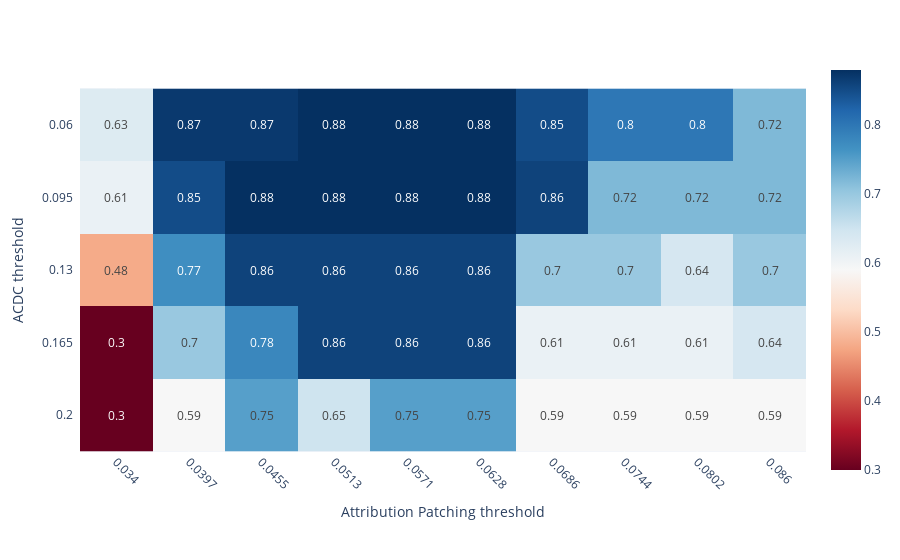

This figure's notebook cell:
### Code cell
fig = px.imshow(
    ydf,
    text_auto=True,
    color_continuous_scale="RdBu",
    labels=dict(x="Attribution Patching threshold", y="ACDC threshold"),
    )

fig.update_xaxes(tickangle = 45)
fig.update_yaxes(ticksuffix = '  ')
fig.show()

### Figure 1 — Plotly figure (JSON) as saved in the notebook; plotly's stock layout.template omitted (floating-point values rounded to 4 significant figures)
{"data": [{"coloraxis": "coloraxis", "hovertemplate": "Attribution Patching threshold: %{x}<br>ACDC threshold: %{y}<br>color: %{z}<extra></extra>", "name": "0", "texttemplate": "%{z}", "type": "heatmap", "x": ["0.034", "0.0397", "0.0455", "0.0513", "0.0571", "0.0628", "0.0686", "0.0744", "0.0802", "0.086"], "xaxis": "x", "y": ["0.06", "0.095", "0.13", "0.165", "0.2"], "yaxis": "y", "z": [[0.63, 0.87, 0.87, 0.88, 0.88, 0.88, 0.85, 0.8, 0.8, 0.72], [0.61, 0.85, 0.88, 0.88, 0.88, 0.88, 0.86, 0.72, 0.72, 0.72], [0.48, 0.77, 0.86, 0.86, 0.86, 0.86, 0.7, 0.7, 0.64, 0.7], [0.3, 0.7, 0.78, 0.86, 0.86, 0.86, 0.61, 0.61, 0.61, 0.64], [0.3, 0.59, 0.75, 0.65, 0.75, 0.75, 0.59, 0.59, 0.59, 0.59]]}], "layout": {"coloraxis": {"colorscale": [[0, "rgb(103,0,31)"], [0.1, "rgb(178,24,43)"], [0.2, "rgb(214,96,77)"], [0.3, "rgb(244,165,130)"], [0.4, "rgb(253,219,199)"], [0.5, "rgb(247,247,247)"], [0.6, "rgb(209,229,240)"], [0.7, "rgb(146,197,222)"], [0.8, "rgb(67,147,195)"], [0.9, "rgb(33,102,172)"], [1, "rgb(5,48,97)"]]}, "margin": {"t": 60}, "xaxis": {"anchor": "y", "constrain": "domain", "domain": [0, 1], "scaleanchor": "y", "tickangle": 45, "title": {"text": "Attribution Patching threshold"}}, "yaxis": {"anchor": "x", "autorange": "reversed", "constrain": "domain", "domain": [0, 1], "ticksuffix": "  ", "title": {"text": "ACDC threshold"}}}}
